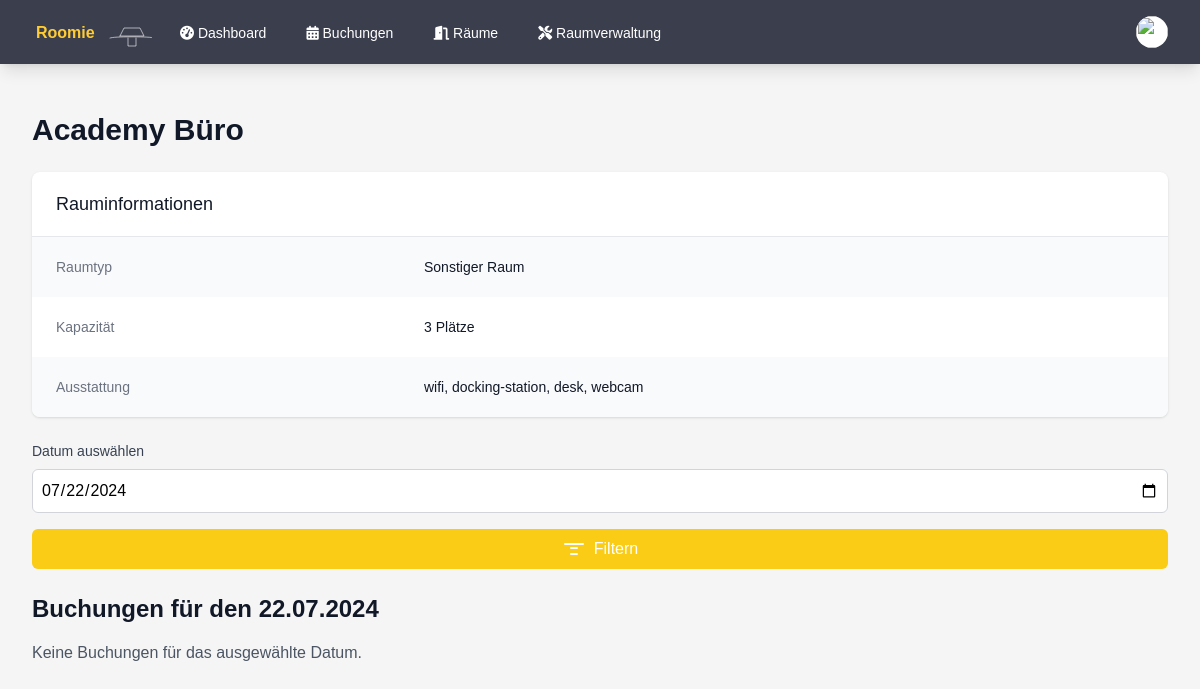
/room_details.php?id=22 (signed in), run on the app's committed database.
### tables this page shows
CREATE TABLE rooms (
        id INTEGER PRIMARY KEY AUTOINCREMENT,
        name TEXT NOT NULL,
        number TEXT,
        type TEXT NOT NULL,
        capacity INTEGER DEFAULT 0,
        is_favorite INTEGER DEFAULT 0,
        equipment TEXT,
        grid_position INTEGER
    );

### auth.php (called while the page is built, shortened)
<?php
function isAdmin() {
    return isset($_SESSION['is_admin']) && $_SESSION['is_admin'] == 1;
}

### room_details.php (the view, shortened to what this page needs)
<?php
require_once 'auth.php';
$room_id = $_GET['id'] ?? null;
$selected_date = $_GET['date'] ?? date('Y-m-d');
try {
    $db = getDatabaseConnection();
    $stmt = $db->prepare('SELECT r.*
                          FROM rooms r
                          WHERE r.id = :id');
    $stmt->execute(['id' => $room_id]);
    $room = $stmt->fetch(PDO::FETCH_ASSOC);
    $stmt = $db->prepare('SELECT b.*, u.name as user_name
                          FROM bookings b
                          JOIN users u ON b.user_id = u.id
                          WHERE b.room_id = :room_id AND b.date = :selected_date
                          ORDER BY b.start_time');
    $stmt->execute(['room_id' => $room_id, 'selected_date' => $selected_date]);
    $bookings = $stmt->fetchAll(PDO::FETCH_ASSOC);
    $selected_date_formatted = (new DateTime($selected_date))->format('d.m.Y');
} catch (Exception $e) {
    $error = $e->getMessage();
}
function getRoomTypeName($type)
{
    switch ($type) {
        default:
            return 'Sonstiger Raum';
    }
}
?>
<!DOCTYPE html>
<html lang="de">
<head>
    <script src="https://cdn.tailwindcss.com"></script>
    <link rel="stylesheet" href="styles.css">
    <link rel="stylesheet" href="https://cdnjs.cloudflare.com/ajax/libs/font-awesome/6.1.1/css/all.min.css">
</head>
<body class="bg-custom-background">
<nav class="bg-custom-nav shadow-lg" x-data="{ open: false }">
        <div class="max-w-7xl mx-auto px-4 sm:px-6 lg:px-8">
            <div class="flex justify-between h-16">
                <div class="flex">
                    <div class="flex-shrink-0 flex items-center">
                        <a href="index.php">
                            <img class="h-8 w-auto" src="test.svg" alt="Roomie Logo">
                        </a>
                    </div>
                    <div class="hidden sm:ml-6 sm:flex sm:space-x-8">
                        <a href="index.php" class="inline-flex items-center px-1 pt-1 border-b-2 text-sm font-medium <?php echo $current_page == 'index.php' ? 'active' : 'inactive'; ?>">
                            <i class="fas fa-tachometer-alt"></i>&nbsp;Dashboard
                        </a>
                        <a href="bookings.php" class="inline-flex items-center px-1 pt-1 border-b-2 text-sm font-medium <?php echo $current_page == 'bookings.php' ? 'active' : 'inactive'; ?>">
                            <i class="fas fa-calendar-alt"></i>&nbsp;Buchungen
                        </a>
                        <a href="rooms.php" class="inline-flex items-center px-1 pt-1 border-b-2 text-sm font-medium <?php echo $current_page == 'rooms.php' ? 'active' : 'inactive'; ?>">
                            <i class="fas fa-door-open"></i>&nbsp;Räume
                        </a>
                        <?php if (isAdmin()) : ?>
                            <a href="admin_rooms.php" class="inline-flex items-center px-1 pt-1 border-b-2 text-sm font-medium <?php echo $current_page == 'admin_rooms.php' ? 'active' : 'inactive'; ?>">
                                <i class="fas fa-tools"></i>&nbsp;Raumverwaltung
                            </a>
                        <?php endif; ?>
                    </div>
                </div>
                <div class="hidden sm:ml-6 sm:flex sm:items-center">
                    <div class="ml-3 relative" x-data="{ open: false }">
                        <div>
                            <button @click="open = !open" class="bg-white rounded-full flex text-sm focus:outline-none focus:ring-2 focus:ring-offset-2 focus:ring-yellow-500" id="user-menu" aria-haspopup="true" x-bind:aria-expanded="open">
                                <img class="h-8 w-8 rounded-full" src="<?php echo !empty($user['profile_image']) ? 'uploads/' . htmlspecialchars($user['profile_image']) : 'https://images.unsplash.com/photo-1472099645785-5658abf4ff4e?ixlib=rb-1.2.1&ixid=eyJhcHBfaWQiOjEyMDd9&auto=format&fit=facearea&facepad=2&w=256&h=256&q=80'; ?>" alt="">
                            </button>
                        </div>
                    </div>
                </div>
            </div>
        </div>
    </nav>
    <div class="max-w-7xl mx-auto py-6 sm:px-6 lg:px-8">
        <div class="px-4 py-6 sm:px-0">
            <?php if (isset($error)) : ?>
                <div class="bg-red-100 border-l-4 border-red-500 text-red-700 p-4 mb-6" role="alert">
                    <p><?php echo htmlspecialchars($error); ?></p>
                </div>
            <?php else : ?>
                <h1 class="text-3xl font-bold text-gray-900 mb-6"><?php echo htmlspecialchars($room['name']); ?></h1>
                <div class="bg-white shadow overflow-hidden sm:rounded-lg mb-6">
                    <div class="px-4 py-5 sm:px-6">
                        <h3 class="text-lg leading-6 font-medium text-gray-900">
                            Rauminformationen
                        </h3>
                    </div>
                    <div class="border-t border-gray-200">
                        <dl>
                            <div class="bg-gray-50 px-4 py-5 sm:grid sm:grid-cols-3 sm:gap-4 sm:px-6">
                                <dt class="text-sm font-medium text-gray-500">
                                    Raumtyp
                                </dt>
                                <dd class="mt-1 text-sm text-gray-900 sm:mt-0 sm:col-span-2">
                                    <?php echo htmlspecialchars(getRoomTypeName($room['type'])); ?>
                                </dd>
                            </div>
                            <div class="bg-white px-4 py-5 sm:grid sm:grid-cols-3 sm:gap-4 sm:px-6">
                                <dt class="text-sm font-medium text-gray-500">
                                    Kapazität
                                </dt>
                                <dd class="mt-1 text-sm text-gray-900 sm:mt-0 sm:col-span-2">
                                    <?php echo $room['capacity']; ?> Plätze
                                </dd>
                            </div>
                            <div class="bg-gray-50 px-4 py-5 sm:grid sm:grid-cols-3 sm:gap-4 sm:px-6">
                                <dt class="text-sm font-medium text-gray-500">
                                    Ausstattung
                                </dt>
                                <dd class="mt-1 text-sm text-gray-900 sm:mt-0 sm:col-span-2">
                                    <?php
                                    $equipment = json_decode($room['equipment'], true);
                                    echo $equipment ? implode(', ', $equipment) : 'Keine spezielle Ausstattung';
                                    ?>
                                </dd>
                            </div>
                        </dl>
                    </div>
                </div>
                <form method="GET" action="room_details.php" class="mb-6">
                    <label for="date" class="block text-sm font-medium text-gray-700 mb-2">Datum auswählen</label>
                    <input type="date" id="date" name="date" value="<?php echo htmlspecialchars($selected_date); ?>" class="w-full bg-white border border-gray-300 rounded-md p-2 mb-4">
                    <button type="submit" class="w-full bg-yellow-400 hover:bg-yellow-500 text-white rounded-md p-2 transition-colors duration-200 flex items-center justify-center">
                        <svg xmlns="http://www.w3.org/2000/svg" class="h-6 w-6 mr-2" fill="none" viewBox="0 0 24 24" stroke="currentColor">
                            <path stroke-linecap="round" stroke-linejoin="round" stroke-width="2" d="M3 7h18M9 17h6M9 11h6" />
                        </svg>
                        Filtern
                    </button>
                </form>
                <h2 class="text-2xl font-bold text-gray-900 mb-4">Buchungen für den <?php echo htmlspecialchars($selected_date_formatted); ?></h2>
                <?php if (empty($bookings)) : ?>
                    <p class="text-gray-600">Keine Buchungen für das ausgewählte Datum.</p>
                <?php endif; ?>
            <?php endif; ?>
        </div>
    </div>
</body>
</html>

### styles.css (style rules this page uses)
.mb-4 { margin-bottom: 1rem; }
.inactive { color: #fff !important; border-color: transparent !important; }
body { font-family: 'Source Sans 3', sans-serif; }
.bg-custom-nav { background-color: #3b3e4d; }
.bg-custom-background { background-color: #f5f5f5; }

### room_details.php (style rules this page uses)
body { font-family: 'Source Sans 3', sans-serif; }

### data on the page
rooms: name "Academy Büro", type "Sonstiger Raum", capacity "3", equipment "wifi, docking-station, desk, webcam"

### other printed values
$selected_date_formatted "22.07.2024"
